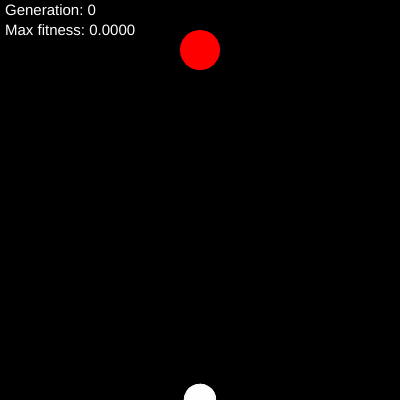
Frame 1 (no input)
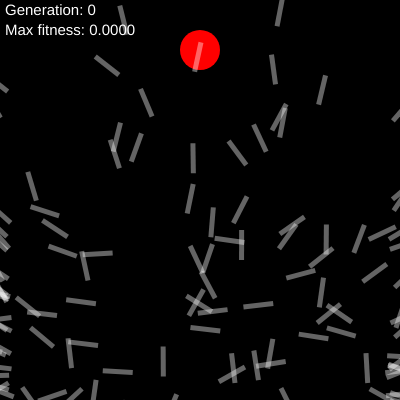
Frame 60 (no input)
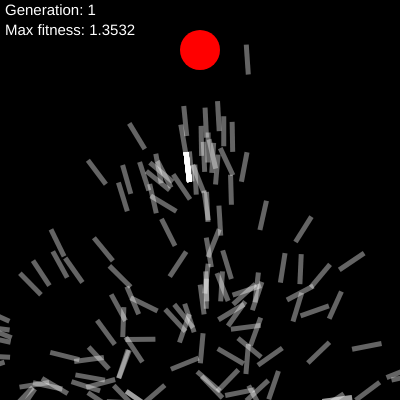
Frame 120 (the mouse pressed at the canvas centre since frame 60)

The p5.js sketch that drew these frames (run headless with seeded random() and noise() and a simulated clock; from frame 60 on, the mouse is pressed at the canvas centre):

// p5.js sketch
// ── sketch.js
const WIDTH = 400,
			HEIGHT = 400,
			MUTATION_RATE = 0.01,
			POPULATION_SIZE = 200,
			TARGET_RADIUS = 40,
			LIFE_SPAN = 80;
let rocket,
		population,
		dnaCount = 0,
		generationCount = 0,
		TARGET, MAX_FITNESS = 0;

function setup() {
	createCanvas(WIDTH, HEIGHT)
	population = new Population(POPULATION_SIZE)
	TARGET = createVector(WIDTH/2, 50)
}

function draw() {
	background(0)
	// Target
	fill(255, 0 , 0)
	noStroke()
	ellipse(TARGET.x, TARGET.y, TARGET_RADIUS, TARGET_RADIUS)
	// Population of Rockets
	population.run()
	// Text display
	textSize(15);
	fill(255);
	text(`Generation: ${generationCount}`, 5, 15);
	text(`Max fitness: ${MAX_FITNESS.toFixed(4)}`, 5, 35);
	// Dna count increments every frame
	dnaCount++
	// Initialization
	if (dnaCount >= LIFE_SPAN) {
		population.evaluate()
		population.selection()
		generationCount++
		dnaCount = 0
	}
}
 

// ── DNA.js
class DNA {
	constructor(dna) {
		if (dna) {
			this.genes = [...dna]
		} else {
			this.genes = [...Array(LIFE_SPAN)].map(() => p5.Vector.random2D())
		}
	}
	crossOver(partnerDNA) {
		const childDna = []
		const midPoint = floor(random(this.genes.length))
		for(var i=0; i<this.genes.length; i++) {
			childDna[i] = i > midPoint ? this.genes[i] : partnerDNA.genes[i]
		}
		return new DNA(childDna)
	}

	mutation() {
		for(var i=0; i<this.genes.length; i++) {
			if(random(1) < MUTATION_RATE) {
				 this.genes[i] = p5.Vector.random2D()
			}
		}
	}
}

// ── Population.js
class Population {
	constructor(size = 1) {
		this.popSize = size;
		this.rockets = [...Array(size)].map((i) => new Rocket());
		this.matingPool = []
	}

	run() {
		for(let i=0; i<this.rockets.length; i++) {
			this.rockets[i].update()
			this.rockets[i].show()
		}
	}

	evaluate() {
		for(let i=0; i<this.rockets.length; i++) {
			const rocketFit = this.rockets[i].calculateFitness()
			if(this.rockets[i].fitness > MAX_FITNESS) {
				MAX_FITNESS = rocketFit
			}
		}
		for(let i=0; i<this.rockets.length; i++) {
			this.rockets[i].fitness /= MAX_FITNESS
		}
		this.matingPool = []
		for(let i=0; i<this.rockets.length; i++) {
			var n = this.rockets[i].fitness * 100
			for(let j=0; j<n; j++) {
				this.matingPool.push(this.rockets[i])
			}
		}
	}

	selection() {
		const newRockets = []
		for(let i=0; i<this.rockets.length; i++) {
			const parent1DNA = random(this.matingPool).dna
			const parent2DNA = random(this.matingPool).dna
			const childDna = parent1DNA.crossOver(parent2DNA)
			childDna.mutation()
			newRockets[i] = new Rocket(childDna)
		}
		this.rockets = newRockets;
	}
}

// ── Rocket.js
class Rocket {
	constructor(dna) {
		this.width = 30
		this.height = 5
		this.fitness = 0
		this.complete = false
		this.crashed = false
		this.dna = dna || new DNA()
		this.pos = createVector(floor(WIDTH/2), HEIGHT)
		this.vel = createVector()
		this.acc  = createVector()
	}

	applyForce(force) {
		this.acc.add(force)
	}

	update() {
		// See if the rocket hits the target
		const targetDistance = dist(this.pos.x, this.pos.y, TARGET.x, TARGET.y)
		this.complete = targetDistance < 10
		// kill the rocket if its out of the screen
		if (this.pos.x > WIDTH || this.pos.x < 0 || this.pos.y < 0 || this.pos.y > HEIGHT + 50) {
			this.crashed = true
		}
		// Only move the rockets who didnt hit the target.
		if(!this.complete && !this.crashed) {
			this.applyForce(this.dna.genes[dnaCount])
			this.vel.add(this.acc)
			this.pos.add(this.vel)
			this.acc.mult(0)
		}
	}

	show() {
		push()
		translate(this.pos.x, this.pos.y)
		rotate(this.vel.heading())
		rectMode(CENTER)
		fill(255, 100)
		noStroke()
		rect(0, 0, this.width, this.height)
		pop()
	}

	calculateFitness() {
		var d = dist(this.pos.x, this.pos.y, TARGET.x, TARGET .y)
		this.fitness = 1/d
		if (this.complete) {
			this.fitness *= 10
		}
		if (this.crashed) {
			this.fitness /= 10
		}
		return this.fitness
	}
}
